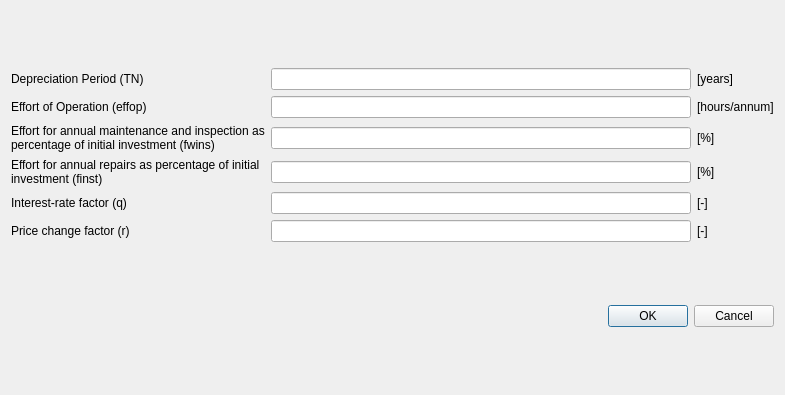
<?xml version="1.0" encoding="UTF-8"?>
<ui version="4.0">
 <class>Dialog</class>
 <widget class="QDialog" name="Dialog">
  <property name="geometry">
   <rect>
    <x>0</x>
    <y>0</y>
    <width>785</width>
    <height>395</height>
   </rect>
  </property>
  <property name="windowTitle">
   <string>Dialog</string>
  </property>
  <layout class="QVBoxLayout" name="verticalLayout">
   <item>
    <layout class="QGridLayout" name="gridLayout">
     <item row="2" column="0">
      <widget class="QLabel" name="label_8">
       <property name="sizePolicy">
        <sizepolicy hsizetype="Preferred" vsizetype="Preferred">
         <horstretch>0</horstretch>
         <verstretch>0</verstretch>
        </sizepolicy>
       </property>
       <property name="text">
        <string>Effort for annual maintenance and inspection as percentage of initial investment (fwins)</string>
       </property>
       <property name="scaledContents">
        <bool>false</bool>
       </property>
       <property name="wordWrap">
        <bool>true</bool>
       </property>
      </widget>
     </item>
     <item row="2" column="1">
      <widget class="QLineEdit" name="lineEditfwins"/>
     </item>
     <item row="0" column="2">
      <widget class="QLabel" name="label_4">
       <property name="text">
        <string>[years]</string>
       </property>
      </widget>
     </item>
     <item row="1" column="2">
      <widget class="QLabel" name="label_3">
       <property name="text">
        <string>[hours/annum]</string>
       </property>
      </widget>
     </item>
     <item row="1" column="1">
      <widget class="QLineEdit" name="lineEditEffop"/>
     </item>
     <item row="0" column="0">
      <widget class="QLabel" name="label">
       <property name="text">
        <string>Depreciation Period (TN)</string>
       </property>
      </widget>
     </item>
     <item row="3" column="0">
      <widget class="QLabel" name="label_7">
       <property name="text">
        <string>Effort for annual repairs as percentage of initial investment (finst)</string>
       </property>
       <property name="wordWrap">
        <bool>true</bool>
       </property>
      </widget>
     </item>
     <item row="0" column="1">
      <widget class="QLineEdit" name="lineEditDePe">
       <property name="inputMethodHints">
        <set>Qt::ImhNone</set>
       </property>
       <property name="inputMask">
        <string notr="true"/>
       </property>
      </widget>
     </item>
     <item row="1" column="0">
      <widget class="QLabel" name="label_2">
       <property name="text">
        <string>Effort of Operation (effop)</string>
       </property>
      </widget>
     </item>
     <item row="4" column="1">
      <widget class="QLineEdit" name="lineEditq"/>
     </item>
     <item row="3" column="2">
      <widget class="QLabel" name="label_9">
       <property name="text">
        <string>[%]</string>
       </property>
      </widget>
     </item>
     <item row="4" column="2">
      <widget class="QLabel" name="label_10">
       <property name="text">
        <string>[-]</string>
       </property>
      </widget>
     </item>
     <item row="4" column="0">
      <widget class="QLabel" name="label_6">
       <property name="text">
        <string>Interest-rate factor (q)</string>
       </property>
      </widget>
     </item>
     <item row="3" column="1">
      <widget class="QLineEdit" name="lineEditfinst"/>
     </item>
     <item row="2" column="2">
      <widget class="QLabel" name="label_5">
       <property name="text">
        <string>[%]</string>
       </property>
      </widget>
     </item>
     <item row="5" column="0">
      <widget class="QLabel" name="label_11">
       <property name="text">
        <string>Price change factor (r)</string>
       </property>
      </widget>
     </item>
     <item row="5" column="2">
      <widget class="QLabel" name="label_12">
       <property name="text">
        <string>[-]</string>
       </property>
      </widget>
     </item>
     <item row="5" column="1">
      <widget class="QLineEdit" name="lineEditr"/>
     </item>
    </layout>
   </item>
   <item>
    <widget class="QDialogButtonBox" name="buttonBox">
     <property name="orientation">
      <enum>Qt::Horizontal</enum>
     </property>
     <property name="standardButtons">
      <set>QDialogButtonBox::Cancel|QDialogButtonBox::Ok</set>
     </property>
    </widget>
   </item>
  </layout>
 </widget>
 <tabstops>
  <tabstop>lineEditDePe</tabstop>
  <tabstop>lineEditEffop</tabstop>
  <tabstop>lineEditfwins</tabstop>
  <tabstop>lineEditfinst</tabstop>
  <tabstop>lineEditq</tabstop>
  <tabstop>lineEditr</tabstop>
  <tabstop>buttonBox</tabstop>
 </tabstops>
 <resources/>
 <connections>
  <connection>
   <sender>buttonBox</sender>
   <signal>accepted()</signal>
   <receiver>Dialog</receiver>
   <slot>accept()</slot>
   <hints>
    <hint type="sourcelabel">
     <x>248</x>
     <y>254</y>
    </hint>
    <hint type="destinationlabel">
     <x>157</x>
     <y>274</y>
    </hint>
   </hints>
  </connection>
  <connection>
   <sender>buttonBox</sender>
   <signal>rejected()</signal>
   <receiver>Dialog</receiver>
   <slot>reject()</slot>
   <hints>
    <hint type="sourcelabel">
     <x>316</x>
     <y>260</y>
    </hint>
    <hint type="destinationlabel">
     <x>286</x>
     <y>274</y>
    </hint>
   </hints>
  </connection>
 </connections>
</ui>
